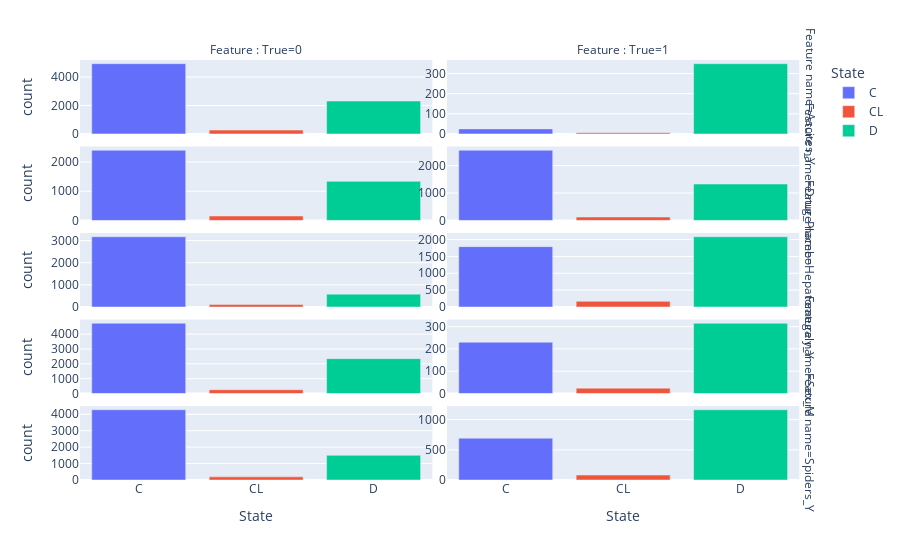

The cell this chart's notebook holds for it:
### Code cell
fig = pd.concat([pd.get_dummies(df_train_featured.loc[:, df_train_featured.nunique() == 2], drop_first = True), pd.get_dummies(df_train_featured['Status'])], axis = 1)\
.pivot_table(index = pd.get_dummies(df_train_featured.loc[:, df_train_featured.nunique() == 2], drop_first = True).columns.to_list(), values = ['C', 'CL', 'D'], aggfunc = 'sum').reset_index()\
.set_index(['C', 'CL', 'D']).stack().reset_index().rename({'level_3' : 'Feature name', 0 : 'Feature : True'}, axis = 1).set_index(['Feature : True', 'Feature name']).stack().reset_index().rename({'level_2' : 'State', 0 : 'count'}, axis = 1)\
.pivot_table(index = ['Feature name', 'State', 'Feature : True'], values = 'count', aggfunc = 'sum').reset_index()\
.plot.bar(x = 'State', y = 'count', backend = 'plotly', facet_col = 'Feature : True', facet_row = 'Feature name', height = 1600, color = 'State')

fig.update_yaxes(matches=None,showticklabels=True)
fig.show()

### Figure 1 — Plotly figure (JSON) as saved in the notebook; plotly's stock layout.template omitted (floating-point values rounded to 4 significant figures)
{"data": [{"alignmentgroup": "True", "hovertemplate": "State=%{x}<br>Feature name=Ascites_Y<br>Feature : True=0<br>count=%{y}<extra></extra>", "legendgroup": "C", "marker": {"color": "#636efa", "pattern": {"shape": ""}}, "name": "C", "offsetgroup": "C", "orientation": "v", "showlegend": true, "textposition": "auto", "type": "bar", "x": ["C"], "xaxis": "x9", "y": [4940], "yaxis": "y9"}, {"alignmentgroup": "True", "hovertemplate": "State=%{x}<br>Feature name=Ascites_Y<br>Feature : True=1<br>count=%{y}<extra></extra>", "legendgroup": "C", "marker": {"color": "#636efa", "pattern": {"shape": ""}}, "name": "C", "offsetgroup": "C", "orientation": "v", "showlegend": false, "textposition": "auto", "type": "bar", "x": ["C"], "xaxis": "x10", "y": [25], "yaxis": "y10"}, {"alignmentgroup": "True", "hovertemplate": "State=%{x}<br>Feature name=Drug_Placebo<br>Feature : True=0<br>count=%{y}<extra></extra>", "legendgroup": "C", "marker": {"color": "#636efa", "pattern": {"shape": ""}}, "name": "C", "offsetgroup": "C", "orientation": "v", "showlegend": false, "textposition": "auto", "type": "bar", "x": ["C"], "xaxis": "x7", "y": [2405], "yaxis": "y7"}, {"alignmentgroup": "True", "hovertemplate": "State=%{x}<br>Feature name=Drug_Placebo<br>Feature : True=1<br>count=%{y}<extra></extra>", "legendgroup": "C", "marker": {"color": "#636efa", "pattern": {"shape": ""}}, "name": "C", "offsetgroup": "C", "orientation": "v", "showlegend": false, "textposition": "auto", "type": "bar", "x": ["C"], "xaxis": "x8", "y": [2560], "yaxis": "y8"}, {"alignmentgroup": "True", "hovertemplate": "State=%{x}<br>Feature name=Hepatomegaly_Y<br>Feature : True=0<br>count=%{y}<extra></extra>", "legendgroup": "C", "marker": {"color": "#636efa", "pattern": {"shape": ""}}, "name": "C", "offsetgroup": "C", "orientation": "v", "showlegend": false, "textposition": "auto", "type": "bar", "x": ["C"], "xaxis": "x5", "y": [3174], "yaxis": "y5"}, {"alignmentgroup": "True", "hovertemplate": "State=%{x}<br>Feature name=Hepatomegaly_Y<br>Feature : True=1<br>count=%{y}<extra></extra>", "legendgroup": "C", "marker": {"color": "#636efa", "pattern": {"shape": ""}}, "name": "C", "offsetgroup": "C", "orientation": "v", "showlegend": false, "textposition": "auto", "type": "bar", "x": ["C"], "xaxis": "x6", "y": [1791], "yaxis": "y6"}, {"alignmentgroup": "True", "hovertemplate": "State=%{x}<br>Feature name=Sex_M<br>Feature : True=0<br>count=%{y}<extra></extra>", "legendgroup": "C", "marker": {"color": "#636efa", "pattern": {"shape": ""}}, "name": "C", "offsetgroup": "C", "orientation": "v", "showlegend": false, "textposition": "auto", "type": "bar", "x": ["C"], "xaxis": "x3", "y": [4735], "yaxis": "y3"}, {"alignmentgroup": "True", "hovertemplate": "State=%{x}<br>Feature name=Sex_M<br>Feature : True=1<br>count=%{y}<extra></extra>", "legendgroup": "C", "marker": {"color": "#636efa", "pattern": {"shape": ""}}, "name": "C", "offsetgroup": "C", "orientation": "v", "showlegend": false, "textposition": "auto", "type": "bar", "x": ["C"], "xaxis": "x4", "y": [230], "yaxis": "y4"}, {"alignmentgroup": "True", "hovertemplate": "State=%{x}<br>Feature name=Spiders_Y<br>Feature : True=0<br>count=%{y}<extra></extra>", "legendgroup": "C", "marker": {"color": "#636efa", "pattern": {"shape": ""}}, "name": "C", "offsetgroup": "C", "orientation": "v", "showlegend": false, "textposition": "auto", "type": "bar", "x": ["C"], "xaxis": "x", "y": [4272], "yaxis": "y"}, {"alignmentgroup": "True", "hovertemplate": "State=%{x}<br>Feature name=Spiders_Y<br>Feature : True=1<br>count=%{y}<extra></extra>", "legendgroup": "C", "marker": {"color": "#636efa", "pattern": {"shape": ""}}, "name": "C", "offsetgroup": "C", "orientation": "v", "showlegend": false, "textposition": "auto", "type": "bar", "x": ["C"], "xaxis": "x2", "y": [693], "yaxis": "y2"}, {"alignmentgroup": "True", "hovertemplate": "State=%{x}<br>Feature name=Ascites_Y<br>Feature : True=0<br>count=%{y}<extra></extra>", "legendgroup": "CL", "marker": {"color": "#EF553B", "pattern": {"shape": ""}}, "name": "CL", "offsetgroup": "CL", "orientation": "v", "showlegend": true, "textposition": "auto", "type": "bar", "x": ["CL"], "xaxis": "x9", "y": [269], "yaxis": "y9"}, {"alignmentgroup": "True", "hovertemplate": "State=%{x}<br>Feature name=Ascites_Y<br>Feature : True=1<br>count=%{y}<extra></extra>", "legendgroup": "CL", "marker": {"color": "#EF553B", "pattern": {"shape": ""}}, "name": "CL", "offsetgroup": "CL", "orientation": "v", "showlegend": false, "textposition": "auto", "type": "bar", "x": ["CL"], "xaxis": "x10", "y": [6], "yaxis": "y10"}, {"alignmentgroup": "True", "hovertemplate": "State=%{x}<br>Feature name=Drug_Placebo<br>Feature : True=0<br>count=%{y}<extra></extra>", "legendgroup": "CL", "marker": {"color": "#EF553B", "pattern": {"shape": ""}}, "name": "CL", "offsetgroup": "CL", "orientation": "v", "showlegend": false, "textposition": "auto", "type": "bar", "x": ["CL"], "xaxis": "x7", "y": [151], "yaxis": "y7"}, {"alignmentgroup": "True", "hovertemplate": "State=%{x}<br>Feature name=Drug_Placebo<br>Feature : True=1<br>count=%{y}<extra></extra>", "legendgroup": "CL", "marker": {"color": "#EF553B", "pattern": {"shape": ""}}, "name": "CL", "offsetgroup": "CL", "orientation": "v", "showlegend": false, "textposition": "auto", "type": "bar", "x": ["CL"], "xaxis": "x8", "y": [124], "yaxis": "y8"}, {"alignmentgroup": "True", "hovertemplate": "State=%{x}<br>Feature name=Hepatomegaly_Y<br>Feature : True=0<br>count=%{y}<extra></extra>", "legendgroup": "CL", "marker": {"color": "#EF553B", "pattern": {"shape": ""}}, "name": "CL", "offsetgroup": "CL", "orientation": "v", "showlegend": false, "textposition": "auto", "type": "bar", "x": ["CL"], "xaxis": "x5", "y": [109], "yaxis": "y5"}, {"alignmentgroup": "True", "hovertemplate": "State=%{x}<br>Feature name=Hepatomegaly_Y<br>Feature : True=1<br>count=%{y}<extra></extra>", "legendgroup": "CL", "marker": {"color": "#EF553B", "pattern": {"shape": ""}}, "name": "CL", "offsetgroup": "CL", "orientation": "v", "showlegend": false, "textposition": "auto", "type": "bar", "x": ["CL"], "xaxis": "x6", "y": [166], "yaxis": "y6"}, {"alignmentgroup": "True", "hovertemplate": "State=%{x}<br>Feature name=Sex_M<br>Feature : True=0<br>count=%{y}<extra></extra>", "legendgroup": "CL", "marker": {"color": "#EF553B", "pattern": {"shape": ""}}, "name": "CL", "offsetgroup": "CL", "orientation": "v", "showlegend": false, "textposition": "auto", "type": "bar", "x": ["CL"], "xaxis": "x3", "y": [251], "yaxis": "y3"}, {"alignmentgroup": "True", "hovertemplate": "State=%{x}<br>Feature name=Sex_M<br>Feature : True=1<br>count=%{y}<extra></extra>", "legendgroup": "CL", "marker": {"color": "#EF553B", "pattern": {"shape": ""}}, "name": "CL", "offsetgroup": "CL", "orientation": "v", "showlegend": false, "textposition": "auto", "type": "bar", "x": ["CL"], "xaxis": "x4", "y": [24], "yaxis": "y4"}, {"alignmentgroup": "True", "hovertemplate": "State=%{x}<br>Feature name=Spiders_Y<br>Feature : True=0<br>count=%{y}<extra></extra>", "legendgroup": "CL", "marker": {"color": "#EF553B", "pattern": {"shape": ""}}, "name": "CL", "offsetgroup": "CL", "orientation": "v", "showlegend": false, "textposition": "auto", "type": "bar", "x": ["CL"], "xaxis": "x", "y": [193], "yaxis": "y"}, {"alignmentgroup": "True", "hovertemplate": "State=%{x}<br>Feature name=Spiders_Y<br>Feature : True=1<br>count=%{y}<extra></extra>", "legendgroup": "CL", "marker": {"color": "#EF553B", "pattern": {"shape": ""}}, "name": "CL", "offsetgroup": "CL", "orientation": "v", "showlegend": false, "textposition": "auto", "type": "bar", "x": ["CL"], "xaxis": "x2", "y": [82], "yaxis": "y2"}, {"alignmentgroup": "True", "hovertemplate": "State=%{x}<br>Feature name=Ascites_Y<br>Feature : True=0<br>count=%{y}<extra></extra>", "legendgroup": "D", "marker": {"color": "#00cc96", "pattern": {"shape": ""}}, "name": "D", "offsetgroup": "D", "orientation": "v", "showlegend": true, "textposition": "auto", "type": "bar", "x": ["D"], "xaxis": "x9", "y": [2316], "yaxis": "y9"}, {"alignmentgroup": "True", "hovertemplate": "State=%{x}<br>Feature name=Ascites_Y<br>Feature : True=1<br>count=%{y}<extra></extra>", "legendgroup": "D", "marker": {"color": "#00cc96", "pattern": {"shape": ""}}, "name": "D", "offsetgroup": "D", "orientation": "v", "showlegend": false, "textposition": "auto", "type": "bar", "x": ["D"], "xaxis": "x10", "y": [349], "yaxis": "y10"}, {"alignmentgroup": "True", "hovertemplate": "State=%{x}<br>Feature name=Drug_Placebo<br>Feature : True=0<br>count=%{y}<extra></extra>", "legendgroup": "D", "marker": {"color": "#00cc96", "pattern": {"shape": ""}}, "name": "D", "offsetgroup": "D", "orientation": "v", "showlegend": false, "textposition": "auto", "type": "bar", "x": ["D"], "xaxis": "x7", "y": [1339], "yaxis": "y7"}, {"alignmentgroup": "True", "hovertemplate": "State=%{x}<br>Feature name=Drug_Placebo<br>Feature : True=1<br>count=%{y}<extra></extra>", "legendgroup": "D", "marker": {"color": "#00cc96", "pattern": {"shape": ""}}, "name": "D", "offsetgroup": "D", "orientation": "v", "showlegend": false, "textposition": "auto", "type": "bar", "x": ["D"], "xaxis": "x8", "y": [1326], "yaxis": "y8"}, {"alignmentgroup": "True", "hovertemplate": "State=%{x}<br>Feature name=Hepatomegaly_Y<br>Feature : True=0<br>count=%{y}<extra></extra>", "legendgroup": "D", "marker": {"color": "#00cc96", "pattern": {"shape": ""}}, "name": "D", "offsetgroup": "D", "orientation": "v", "showlegend": false, "textposition": "auto", "type": "bar", "x": ["D"], "xaxis": "x5", "y": [580], "yaxis": "y5"}, {"alignmentgroup": "True", "hovertemplate": "State=%{x}<br>Feature name=Hepatomegaly_Y<br>Feature : True=1<br>count=%{y}<extra></extra>", "legendgroup": "D", "marker": {"color": "#00cc96", "pattern": {"shape": ""}}, "name": "D", "offsetgroup": "D", "orientation": "v", "showlegend": false, "textposition": "auto", "type": "bar", "x": ["D"], "xaxis": "x6", "y": [2085], "yaxis": "y6"}, {"alignmentgroup": "True", "hovertemplate": "State=%{x}<br>Feature name=Sex_M<br>Feature : True=0<br>count=%{y}<extra></extra>", "legendgroup": "D", "marker": {"color": "#00cc96", "pattern": {"shape": ""}}, "name": "D", "offsetgroup": "D", "orientation": "v", "showlegend": false, "textposition": "auto", "type": "bar", "x": ["D"], "xaxis": "x3", "y": [2350], "yaxis": "y3"}, {"alignmentgroup": "True", "hovertemplate": "State=%{x}<br>Feature name=Sex_M<br>Feature : True=1<br>count=%{y}<extra></extra>", "legendgroup": "D", "marker": {"color": "#00cc96", "pattern": {"shape": ""}}, "name": "D", "offsetgroup": "D", "orientation": "v", "showlegend": false, "textposition": "auto", "type": "bar", "x": ["D"], "xaxis": "x4", "y": [315], "yaxis": "y4"}, {"alignmentgroup": "True", "hovertemplate": "State=%{x}<br>Feature name=Spiders_Y<br>Feature : True=0<br>count=%{y}<extra></extra>", "legendgroup": "D", "marker": {"color": "#00cc96", "pattern": {"shape": ""}}, "name": "D", "offsetgroup": "D", "orientation": "v", "showlegend": false, "textposition": "auto", "type": "bar", "x": ["D"], "xaxis": "x", "y": [1501], "yaxis": "y"}, {"alignmentgroup": "True", "hovertemplate": "State=%{x}<br>Feature name=Spiders_Y<br>Feature : True=1<br>count=%{y}<extra></extra>", "legendgroup": "D", "marker": {"color": "#00cc96", "pattern": {"shape": ""}}, "name": "D", "offsetgroup": "D", "orientation": "v", "showlegend": false, "textposition": "auto", "type": "bar", "x": ["D"], "xaxis": "x2", "y": [1164], "yaxis": "y2"}], "layout": {"annotations": [{"font": {}, "showarrow": false, "text": "Feature : True=0", "x": 0.24, "xanchor": "center", "xref": "paper", "y": 1, "yanchor": "bottom", "yref": "paper"}, {"font": {}, "showarrow": false, "text": "Feature : True=1", "x": 0.74, "xanchor": "center", "xref": "paper", "y": 1, "yanchor": "bottom", "yref": "paper"}, {"font": {}, "showarrow": false, "text": "Feature name=Spiders_Y", "textangle": 90, "x": 0.98, "xanchor": "left", "xref": "paper", "y": 0.088, "yanchor": "middle", "yref": "paper"}, {"font": {}, "showarrow": false, "text": "Feature name=Sex_M", "textangle": 90, "x": 0.98, "xanchor": "left", "xref": "paper", "y": 0.294, "yanchor": "middle", "yref": "paper"}, {"font": {}, "showarrow": false, "text": "Feature name=Hepatomegaly_Y", "textangle": 90, "x": 0.98, "xanchor": "left", "xref": "paper", "y": 0.5, "yanchor": "middle", "yref": "paper"}, {"font": {}, "showarrow": false, "text": "Feature name=Drug_Placebo", "textangle": 90, "x": 0.98, "xanchor": "left", "xref": "paper", "y": 0.706, "yanchor": "middle", "yref": "paper"}, {"font": {}, "showarrow": false, "text": "Feature name=Ascites_Y", "textangle": 90, "x": 0.98, "xanchor": "left", "xref": "paper", "y": 0.912, "yanchor": "middle", "yref": "paper"}], "autosize": true, "barmode": "relative", "legend": {"title": {"text": "State"}, "tracegroupgap": 0}, "margin": {"t": 60}, "xaxis": {"anchor": "y", "autorange": true, "categoryarray": ["C", "CL", "D"], "categoryorder": "array", "domain": [0, 0.48], "range": [-0.5, 2.5], "title": {"text": "State"}, "type": "category"}, "xaxis10": {"anchor": "y10", "autorange": true, "domain": [0.5, 0.98], "matches": "x", "range": [-0.5, 2.5], "showticklabels": false, "type": "category"}, "xaxis2": {"anchor": "y2", "autorange": true, "categoryarray": ["C", "CL", "D"], "categoryorder": "array", "domain": [0.5, 0.98], "matches": "x", "range": [-0.5, 2.5], "title": {"text": "State"}, "type": "category"}, "xaxis3": {"anchor": "y3", "autorange": true, "domain": [0, 0.48], "matches": "x", "range": [-0.5, 2.5], "showticklabels": false, "type": "category"}, "xaxis4": {"anchor": "y4", "autorange": true, "domain": [0.5, 0.98], "matches": "x", "range": [-0.5, 2.5], "showticklabels": false, "type": "category"}, "xaxis5": {"anchor": "y5", "autorange": true, "domain": [0, 0.48], "matches": "x", "range": [-0.5, 2.5], "showticklabels": false, "type": "category"}, "xaxis6": {"anchor": "y6", "autorange": true, "domain": [0.5, 0.98], "matches": "x", "range": [-0.5, 2.5], "showticklabels": false, "type": "category"}, "xaxis7": {"anchor": "y7", "autorange": true, "domain": [0, 0.48], "matches": "x", "range": [-0.5, 2.5], "showticklabels": false, "type": "category"}, "xaxis8": {"anchor": "y8", "autorange": true, "domain": [0.5, 0.98], "matches": "x", "range": [-0.5, 2.5], "showticklabels": false, "type": "category"}, "xaxis9": {"anchor": "y9", "autorange": true, "domain": [0, 0.48], "matches": "x", "range": [-0.5, 2.5], "showticklabels": false, "type": "category"}, "yaxis": {"anchor": "x", "autorange": true, "domain": [0, 0.176], "range": [0, 4497.0], "showticklabels": true, "title": {"text": "count"}, "type": "linear"}, "yaxis10": {"anchor": "x10", "autorange": true, "domain": [0.824, 1], "range": [0, 367.4], "showticklabels": true, "type": "linear"}, "yaxis2": {"anchor": "x2", "autorange": true, "domain": [0, 0.176], "range": [0, 1225.0], "showticklabels": true, "type": "linear"}, "yaxis3": {"anchor": "x3", "autorange": true, "domain": [0.206, 0.382], "range": [0, 4984.0], "showticklabels": true, "title": {"text": "count"}, "type": "linear"}, "yaxis4": {"anchor": "x4", "autorange": true, "domain": [0.206, 0.382], "range": [0, 331.6], "showticklabels": true, "type": "linear"}, "yaxis5": {"anchor": "x5", "autorange": true, "domain": [0.412, 0.588], "range": [0, 3341.0], "showticklabels": true, "title": {"text": "count"}, "type": "linear"}, "yaxis6": {"anchor": "x6", "autorange": true, "domain": [0.412, 0.588], "range": [0, 2195.0], "showticklabels": true, "type": "linear"}, "yaxis7": {"anchor": "x7", "autorange": true, "domain": [0.618, 0.794], "range": [0, 2532.0], "showticklabels": true, "title": {"text": "count"}, "type": "linear"}, "yaxis8": {"anchor": "x8", "autorange": true, "domain": [0.618, 0.794], "range": [0, 2695.0], "showticklabels": true, "type": "linear"}, "yaxis9": {"anchor": "x9", "autorange": true, "domain": [0.824, 1], "range": [0, 5200], "showticklabels": true, "title": {"text": "count"}, "type": "linear"}}}
